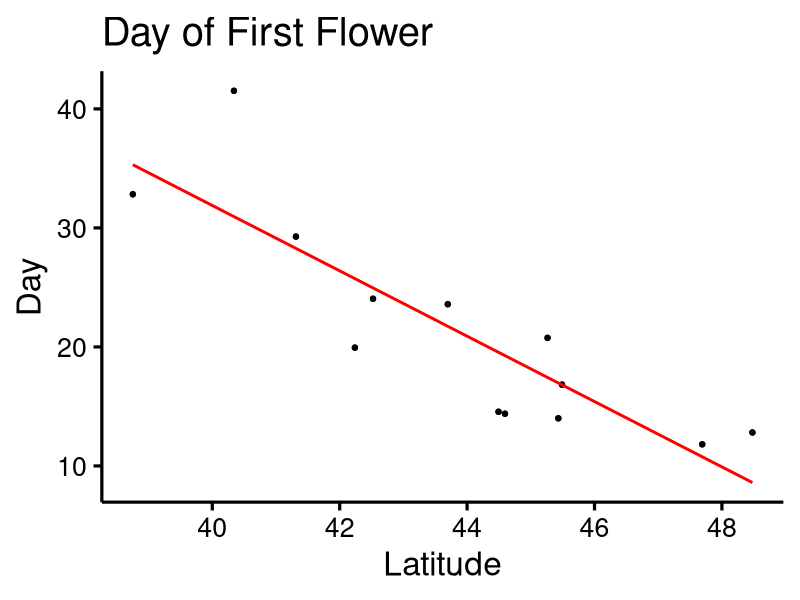
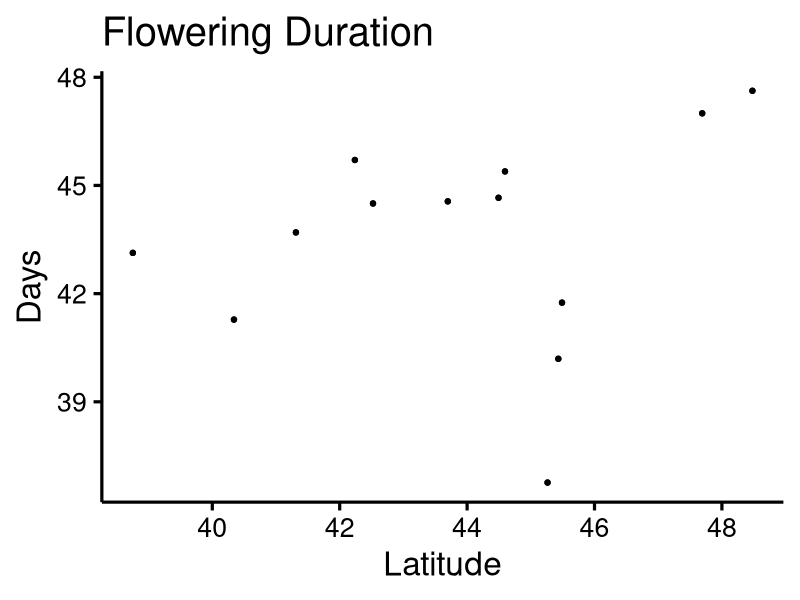
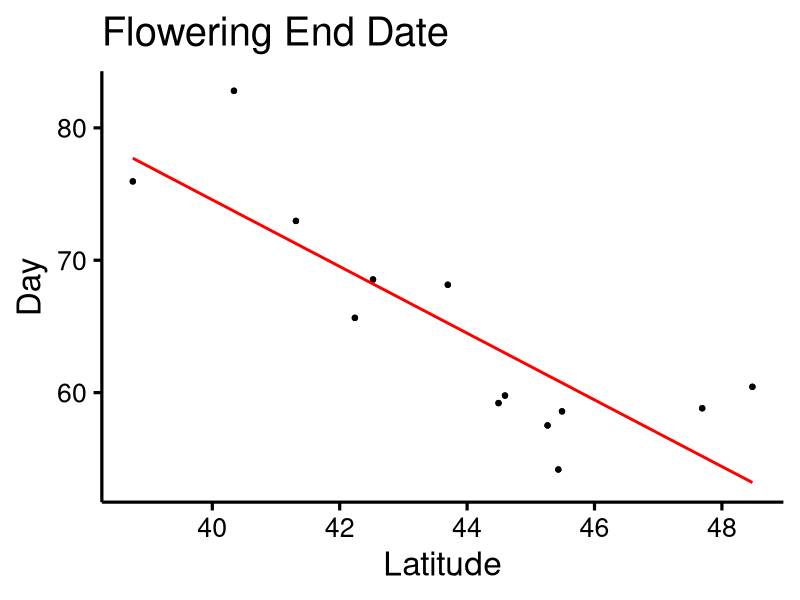
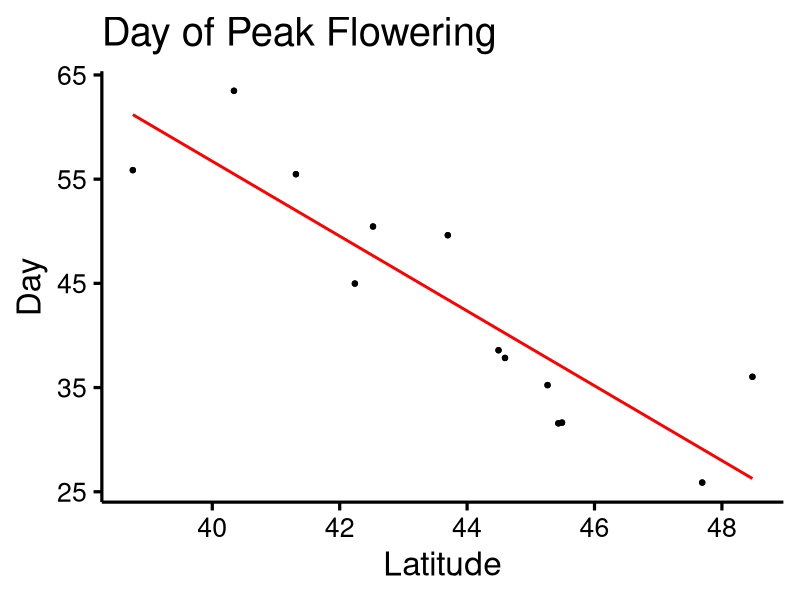
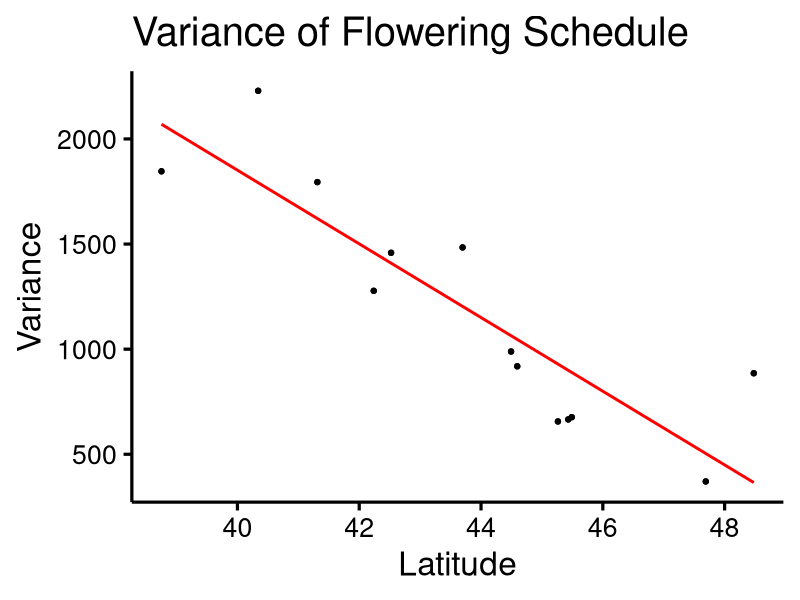
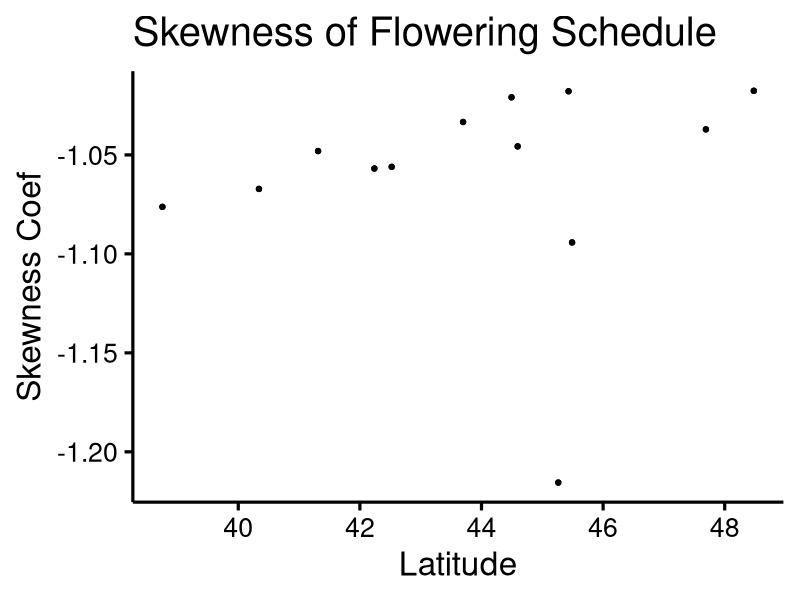
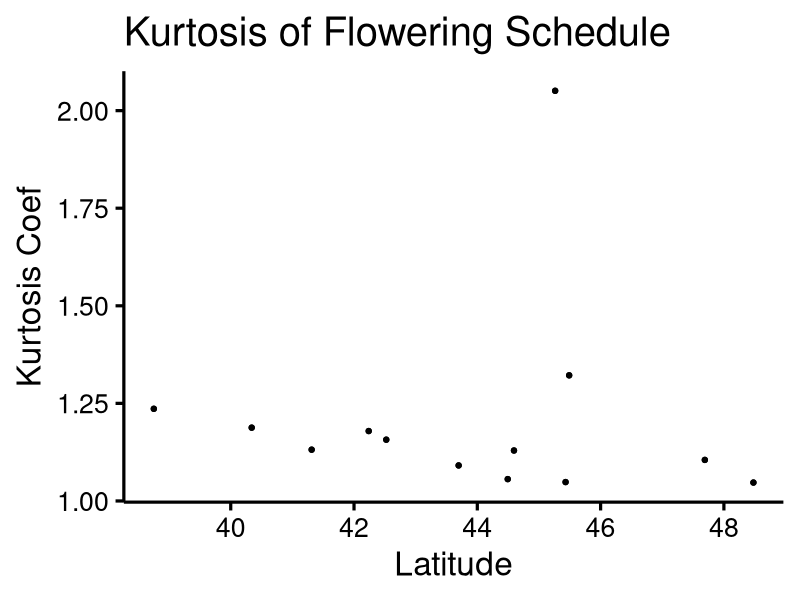
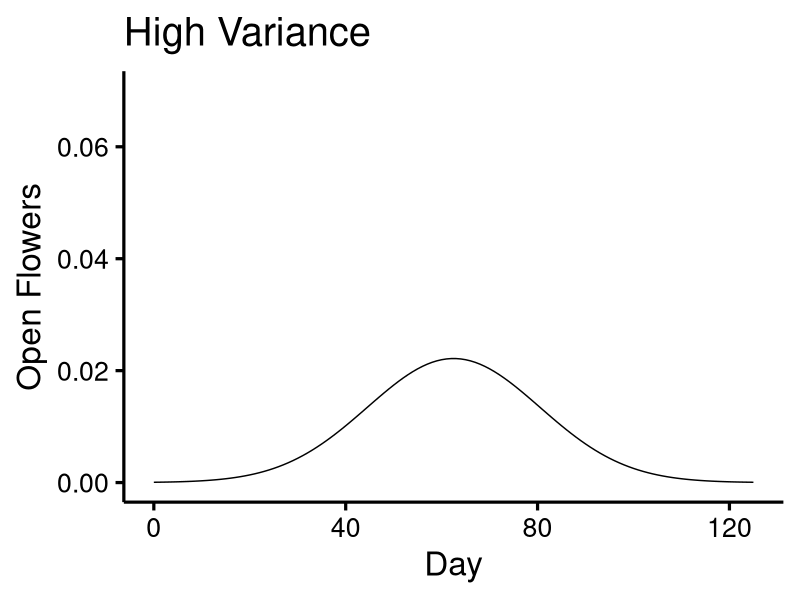

Write the R code that produced these figures, in order.
## ---- chunk 1
dat<-read.csv("./data/FloralDisplayPop.csv") # Latitudes of population origin were added to the csv file manually.
library(ggplot2)
library(dplyr)

theme_custom<-function(base_size = 24, base_family = ""){
  theme_bw(base_size = base_size, base_family = base_family) %+replace% 
    theme(axis.text = element_text(size = rel(0.8),colour="black"),
          axis.ticks = element_line(colour = "black"), 
          legend.position = "none",
          panel.border = element_rect(fill = NA, colour = NA), 
          panel.grid.major = element_line(colour = NA,size = 0), 
          panel.grid.minor = element_line(colour = NA,size = 0), 
          axis.line = element_line(colour ="black")
    )
}
## ---- chunk 2
#Julian day first flower x Latitude
FirstFlwr<- ggplot(data=dat,mapping=aes(x=Latitude,y=Start)) + geom_point() + labs(x="Latitude",y="Day",title="Day of First Flower") + theme_custom() + geom_smooth(method = "lm", se=F, colour="red")

FirstFlwr

reg4<-lm(Start~Latitude,data=dat)
summary(reg4)

pdf("FirstFlwr.pdf",width=10,height=6)
FirstFlwr
dev.off()

#Duration x Latitude
Duration<- ggplot() + geom_point(data=dat,mapping=aes(x=Latitude,y=Duration)) + labs(x="Latitude",y="Days",title="Flowering Duration") + theme_custom()

Duration

reg5<-lm(Duration~Latitude,data=dat)
summary(reg5)

pdf("Duration.pdf",width=10,height=6)
Duration
dev.off()


#End Date x Latitude
EndDate<-ggplot(data=dat,mapping=aes(x=Latitude,y=End)) + geom_point() + labs(x="Latitude",y="Day",title="Flowering End Date") + theme_custom() + geom_smooth(method = "lm", se=F, colour="red")

EndDate

reg6<-lm(End~Latitude,data=dat)
summary(reg6)

pdf("End.pdf",width=10,height=6)
EndDate
dev.off()


## ---- chunk 3
# Peak (mean) flowering x Latitude
Peak <- ggplot(data=dat,mapping=aes(x=Latitude,y=Peak)) + geom_point() + labs(x="Latitude",y="Day",title="Day of Peak Flowering") + theme_custom() + geom_smooth(method = "lm", se=F, colour="red")

Peak

reg0<-lm(Peak~Latitude,data=dat)
summary(reg0)

pdf("Peak.pdf",width=10,height=6)
Peak
dev.off()


# Variance x Latitude
VarST<- ggplot(data=dat,mapping=aes(x=Latitude,y=Var)) + geom_point() + labs(x="Latitude",y="Variance",title="Variance of Flowering Schedule") + theme_custom() + geom_smooth(method = "lm", se=F, colour="red")

VarST

reg1<-lm(Var~Latitude,data=dat)
summary(reg1)

pdf("Variance.pdf",width=10,height=6)
VarST
dev.off()

#Skew x Latitude
SkewST<- ggplot(data=dat,mapping=aes(x=Latitude,y=Skew)) + geom_point() + labs(x="Latitude",y="Skewness Coef",title="Skewness of Flowering Schedule") + theme_custom()

SkewST

reg2<-lm(Skew~Latitude,data=dat)
summary(reg2)

pdf("Skewness.pdf",width=10,height=6)
SkewST
dev.off()

#Kurtosis x Latitude
KurtST<- ggplot(data=dat,mapping=aes(x=Latitude,y=Kurt)) + geom_point() + labs(x="Latitude",y="Kurtosis Coef",title="Kurtosis of Flowering Schedule") + theme_custom()

KurtST

reg3<-lm(Kurt~Latitude,data=dat)
summary(reg3)

pdf("Kurtosis.pdf",width=10,height=6)
KurtST
dev.off()

## ---- chunk 4
#Low Variance
x<-seq(0,125,by=1)
y<-dnorm(x,mean=62.5,sd=6)
LowVar<-qplot(x,y,geom="line") + ylim(0,0.07) + theme_custom() + ylab("Open Flowers") + xlab("Day") + ggtitle("Low Variance")

#High Variance
x<-seq(0,125,by=1)
y2<-dnorm(x,mean=62.5,sd=18)
HighVar<-qplot(x,y2,geom="line") + ylim(0,0.07) + theme_custom() + ylab("Open Flowers") + xlab("Day")+ ggtitle("High Variance")

HighVar
LowVar

pdf("LowVariance.pdf",width=10,height=6)
LowVar
dev.off()

pdf("HighVariance.pdf",width=10,height=6)
HighVar
dev.off()
